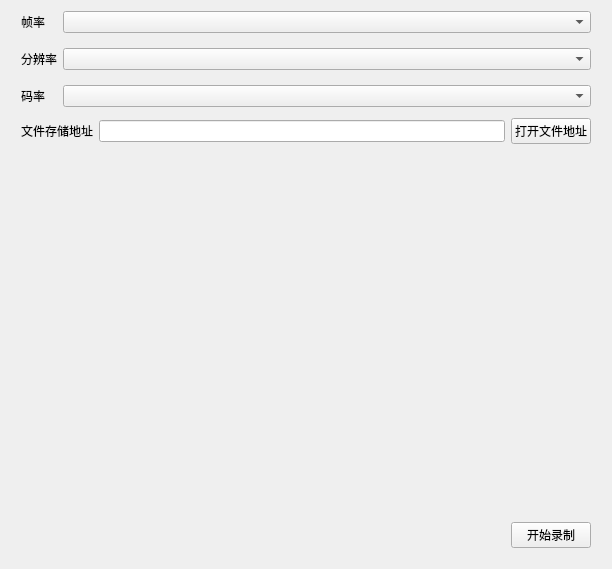
<?xml version="1.0" encoding="UTF-8"?>
<ui version="4.0">
 <class>RecordSettingFormUI</class>
 <widget class="QWidget" name="RecordSettingFormUI">
  <property name="geometry">
   <rect>
    <x>0</x>
    <y>0</y>
    <width>612</width>
    <height>569</height>
   </rect>
  </property>
  <property name="windowTitle">
   <string>Form</string>
  </property>
  <layout class="QVBoxLayout" name="verticalLayout_2">
   <item>
    <layout class="QVBoxLayout" name="verticalLayout">
     <property name="bottomMargin">
      <number>10</number>
     </property>
     <item>
      <layout class="QFormLayout" name="formLayout">
       <property name="verticalSpacing">
        <number>15</number>
       </property>
       <property name="leftMargin">
        <number>10</number>
       </property>
       <property name="rightMargin">
        <number>10</number>
       </property>
       <item row="0" column="0">
        <widget class="QLabel" name="lb_frame">
         <property name="text">
          <string>帧率</string>
         </property>
         <property name="alignment">
          <set>Qt::AlignLeading|Qt::AlignLeft|Qt::AlignVCenter</set>
         </property>
        </widget>
       </item>
       <item row="0" column="1">
        <widget class="QComboBox" name="framerate_combo"/>
       </item>
       <item row="1" column="0">
        <widget class="QLabel" name="lb_pixrate">
         <property name="text">
          <string>分辨率</string>
         </property>
         <property name="alignment">
          <set>Qt::AlignLeading|Qt::AlignLeft|Qt::AlignVCenter</set>
         </property>
        </widget>
       </item>
       <item row="1" column="1">
        <widget class="QComboBox" name="pix_rate_combo"/>
       </item>
       <item row="2" column="0">
        <widget class="QLabel" name="lb_biterate">
         <property name="text">
          <string>码率</string>
         </property>
        </widget>
       </item>
       <item row="2" column="1">
        <widget class="QComboBox" name="bitrate_combo"/>
       </item>
      </layout>
     </item>
     <item>
      <layout class="QHBoxLayout" name="horizontalLayout">
       <property name="leftMargin">
        <number>10</number>
       </property>
       <property name="topMargin">
        <number>5</number>
       </property>
       <property name="rightMargin">
        <number>10</number>
       </property>
       <property name="bottomMargin">
        <number>5</number>
       </property>
       <item>
        <widget class="QLabel" name="lb_store_pos">
         <property name="text">
          <string>文件存储地址</string>
         </property>
        </widget>
       </item>
       <item>
        <widget class="QLineEdit" name="line_file_pos"/>
       </item>
       <item>
        <widget class="QPushButton" name="btn_file_pos">
         <property name="text">
          <string>打开文件地址</string>
         </property>
        </widget>
       </item>
      </layout>
     </item>
     <item>
      <spacer name="verticalSpacer">
       <property name="orientation">
        <enum>Qt::Vertical</enum>
       </property>
       <property name="sizeHint" stdset="0">
        <size>
         <width>20</width>
         <height>40</height>
        </size>
       </property>
      </spacer>
     </item>
     <item>
      <layout class="QHBoxLayout" name="horizontalLayout_2">
       <property name="rightMargin">
        <number>10</number>
       </property>
       <item>
        <spacer name="horizontalSpacer">
         <property name="orientation">
          <enum>Qt::Horizontal</enum>
         </property>
         <property name="sizeHint" stdset="0">
          <size>
           <width>40</width>
           <height>20</height>
          </size>
         </property>
        </spacer>
       </item>
       <item>
        <widget class="QPushButton" name="btn_start_record">
         <property name="text">
          <string>开始录制</string>
         </property>
        </widget>
       </item>
      </layout>
     </item>
    </layout>
   </item>
  </layout>
 </widget>
 <resources/>
 <connections/>
</ui>
